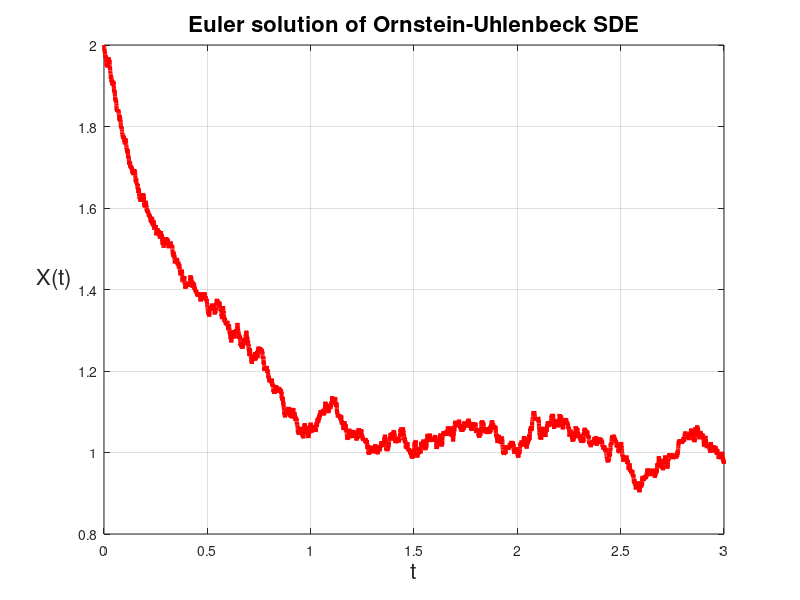

Reproduce this figure in MATLAB.
function ou_euler ( theta, mu, sigma, x0, tmax, n, seed )

%*****************************************************************************80
%
%% OU_EULER applies the Euler method to the Ornstein-Uhlenbeck SDE.
%
%  Discussion:
%
%    The stochastic differential equation (SDE) is:
%
%      dx(t) = theta * ( mu - x(t) ) dt + sigma dW,   
%      x(0) = x0.
%
%    The discretized Brownian path uses a constant stepsize.
%
%    For an SDE of the form:
%
%      dx = f(x(t)) dt + g(x(t)) dW(t),
%
%    the Euler method has the form:
%
%      x(j) = x(j-1) + f(x(j-1)) * dt + g(x(j-1)) * dW(j-1)
%
%    Note that if SIGMA is zero, the problem becomes deterministic,
%    with solution:
%
%      x(t) = mu + ( x0 - mu ) * exp ( - theta * t )
%
%  Licensing:
%
%    This code is distributed under the GNU LGPL license.
%
%  Modified:
%
%    18 January 2013
%
%  Author:
%
%    John Burkardt
%
%  Reference:
%
%    Desmond Higham,
%    An Algorithmic Introduction to Numerical Simulation of
%    Stochastic Differential Equations,
%    SIAM Review,
%    Volume 43, Number 3, September 2001, pages 525-546
%
%  Parameters:
%
%    Input, real THETA, MU, SIGMA, the value of problem parameters.
%
%    Input, real X0, the initial condition.  When studying many
%    realizations of this problem, it is usual for X0 to be chosen
%    from a normal distribution.
%
%    Input, real TMAX, the final time.
%
%    Input, integer N, the number of time steps.
%
%    Input, integer SEED, a seed for the random number generator.
%
  fprintf ( 1, '\n' );
  fprintf ( 1, 'OU_EULER:\n' );
  fprintf ( 1, '  MATLAB version\n' );
  fprintf ( 1, '  Use an Euler method to approximate the solution of\n' );
  fprintf ( 1, '  the Ornstein-Uhlenbeck stochastic differential equation:\n' );
  fprintf ( 1, '\n' );
  fprintf ( 1, '    d x(t) = theta * ( mu - x(t) ) dt + sigma dW\n' );
  fprintf ( 1, '\n' );
  fprintf ( 1, '  with initial condition x(0) = x0.\n' );

  if ( nargin < 1 )
    theta = 2.0;
    fprintf ( 1, '\n' );
    fprintf ( 1, '  Using default decay rate THETA = %g\n', theta );
  end

  if ( nargin < 2 )
    mu = 1.0;
    fprintf ( 1, '\n' );
    fprintf ( 1, '  Using default mean MU = %g\n', mu );
  end

  if ( nargin < 3 )
    sigma = 0.15;
    fprintf ( 1, '\n' );
    fprintf ( 1, '  Using default variance SIGMA = %g\n', sigma );
  end

  if ( nargin < 4 )
    x0 = 2.0;
    fprintf ( 1, '\n' );
    fprintf ( 1, '  Using default initial value X0 = %g\n', x0 );
  end

  if ( nargin < 5 )
    tmax = 3.0;
    fprintf ( 1, '\n' );
    fprintf ( 1, '  Using default final time TMAX = %g\n', tmax );
  end 

  if ( nargin < 6 )
    n = 10000;
    fprintf ( 1, '\n' );
    fprintf ( 1, '  Using default number of timesteps N = %d\n', n );
  end

  if ( nargin < 7 )
    seed = 123456789;
    fprintf ( 1, '\n' );
    fprintf ( 1, '  Using default value of random SEED = %d\n', seed );
  end
%
%  Initialize the random number generator.
%  The following way to initialize the random number generator 
%  may not be available in older versions of MATLAB.
%
  rng ( seed )
%
%  Set the discrete time stepsize.
%
  dt = tmax / n;
%
%  Compute the Brownian increments.
%
  dw = sqrt ( dt ) * randn ( 1, n );
%
%  Carry out the Euler approximate integration process.
%
  t = linspace ( 0, tmax, n + 1 );
  x = zeros ( 1, n + 1 );

  x(1) = x0;
  for j = 1 : n
    x(j+1) = x(j) + dt * theta * ( mu - x(j) ) + sigma * dw(j);
  end
%
%  Plot the approximate solution.
%
  plot ( t, x, 'r-', 'LineWidth', 3 )
  xlabel ( 't', 'FontSize', 16 )
  ylabel ( 'X(t)', 'FontSize', 16, 'Rotation', 0, 'HorizontalAlignment', 'right' )
  title ( 'Euler solution of Ornstein-Uhlenbeck SDE', 'FontSize', 16 )
  grid on

  filename = 'ou_euler.png';
  print ( '-dpng', filename )
  fprintf ( 1, '\n' );
  fprintf ( 1, '  Plot saved as "%s"\n', filename );

  return
end
